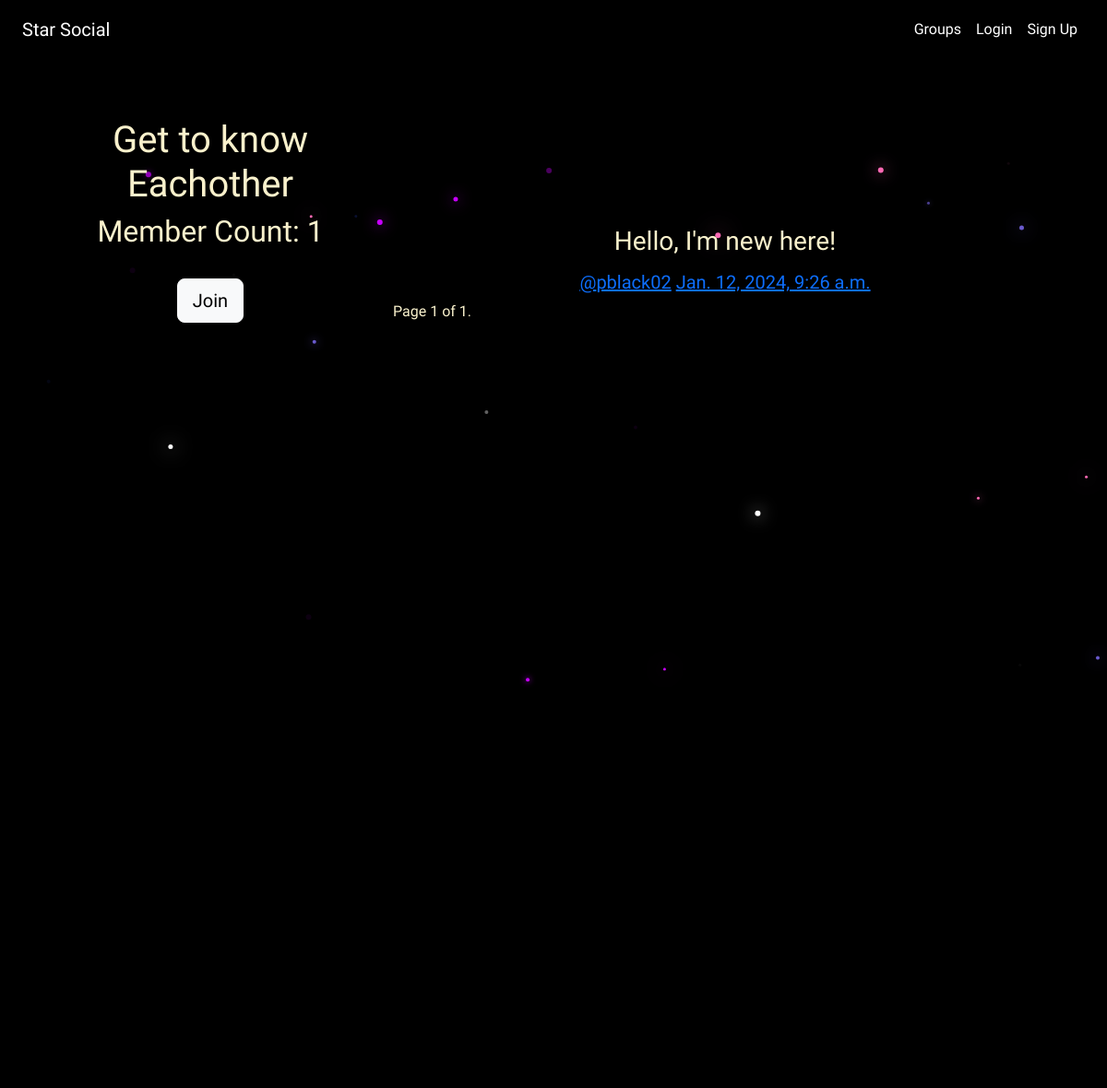
Page /groups/posts/get-to-know-eachother/ on the committed database.
### groups/models.py (models this page shows, shortened)
class Group(models.Model):
    name = models.CharField(max_length=255, unique=True)
    slug = models.SlugField(allow_unicode=True, unique=True)
    description = models.TextField(blank=True, default="")
    description_html = models.TextField(blank=True, default="", editable=False)
    members = models.ManyToManyField(User, through='GroupMember')
    creator = models.ForeignKey(User, related_name='created_groups', on_delete=models.CASCADE, null=True)
    class Meta:
        ordering = ['name']

### posts/models.py (models this page shows, shortened)
class Post(models.Model):
    user = models.ForeignKey(User, related_name='posts', on_delete=models.CASCADE)
    created_at = models.DateTimeField(auto_now_add=True)
    message = models.TextField()
    message_html = models.TextField(editable=False)
    group = models.ForeignKey(Group, related_name='posts', on_delete=models.CASCADE, null=True, blank=True)
    class Meta:
        ordering = ["-created_at"]
        unique_together = ['user', 'message']

### groups/views.py (the view)
# urls.py: path('posts/<slug>/', views.SingleGroup.as_view(), name='single'),
class SingleGroup(generic.DetailView):
    model = Group
    template_name = 'groups/group_detail.html'
    def get_context_data(self, **kwargs):
        context = super().get_context_data(**kwargs)
        posts_list = self.object.posts.all()  # This uses the 'posts' related_name in the Group model
        paginator = Paginator(posts_list, 3)  # Showing 3 posts per page
        page = self.request.GET.get('page')
        posts = paginator.get_page(page)
        context['posts'] = posts
        return context

### groups/templates/groups/group_detail.html (shortened to what this page needs)
{% extends "groups/group_base.html" %}
{% block pregroup %}
    <div class="col-md-4 align-self-start">
        <h1>{{ group.name }}</h1>
        <h2>Member Count: {{ group.members.count }}</h2>
        <div class="content">
             <br>
            {% if user in group.members.all %}
                 <a href="{% url 'groups:leave' slug=group.slug %}" class="btn btn-lg btn-light">Leave</a>
            {% else %}
                 <a href="{% url 'groups:join' slug=group.slug %}" class="btn btn-lg btn-light">Join</a>
            {% endif %}
        </div>
    </div>
{% endblock %}
{% block group_content %}
    <div class="col-md-8 align-self-end">
        {% if group.posts.count == 0 %}
            <h2>No posts in this group yet!</h2>
            <p class="user_href"><a class="postLink" href="{% url 'posts:create' %}">Create a post!</a></p>
        {% else %}
        {% for post in posts %}
            {% include "posts/_post.html" %}
        {% endfor %}
        <div class="pagination">
        <span class="step-links">
        <span class="current">
        Page {{ posts.number }} of {{ posts.paginator.num_pages }}.
        </span>
        </span>
        </div>
        {% endif %}
    </div>
{% endblock %}

### posts/templates/posts/_post.html (shortened to what this page needs)
<div class="post media">
    <h3>{{post.message_html|safe}}</h3>
    <div class="media-body">
        <h5 class="media-heading">
        <span class="username">
            <a href="{% url 'posts:for_user' username=post.user.username %}">@{{post.user.username}}</a>
        </span>
        <time class="time">
            <a href="{% url 'posts:single' username=post.user.username pk=post.pk %}">{{post.created_at}}</a>
        </time>
        </h5>
    </div>
</div>

### static/simplesocial/css/master.css (style rules this page uses)
html, body { height: 100%; width: 100%; background: black; color: white; overflow: hidden; margin: 0; font-family: 'Exo 2', sans-serif; }

### rows in the picture
Group: name "Get to know Eachother", members.count "1"
Post: message_html "Hello, I'm new here!", user.username "pblack02", created_at "Jan. 12, 2024, 9:26 a.m."

### other values in the picture
{{ posts.number }} "1"
{{ posts.paginator.num_pages }} "1"
